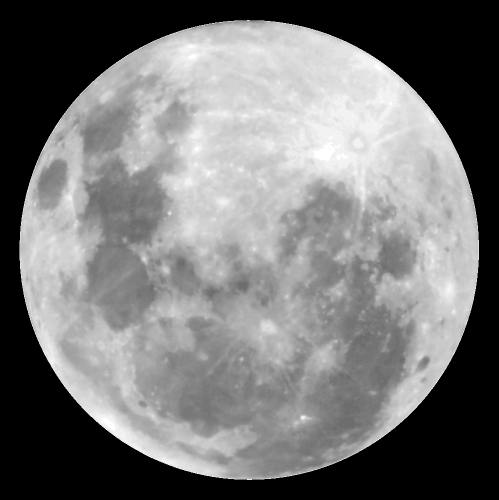
#> input picture WeeklyTasks/moon_PNG20.png, 997 x 1000 px (shown at 1/2 size)
$ python 'combined images.py'
#> lines starting #> are read from the running program, lines starting #| are printed output that depends on the picture
import cv2
import numpy as np


image = cv2.imread('moon_PNG20.png')
#> image is the input picture: shape (1000, 997, 3); min 0, max 255, mean 118.7


new_width, new_height = 400, 400
image_resized = cv2.resize(image, (new_width, new_height))
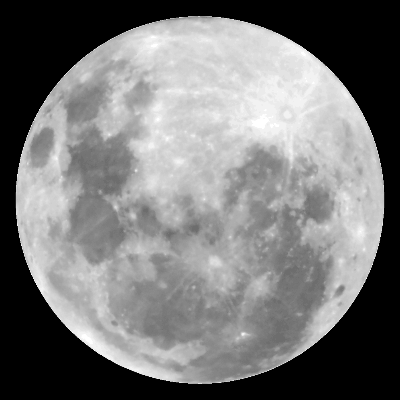
#> image_resized: shape (400, 400, 3); min 0, max 255, mean 118.7


inverted_image = 255 - image_resized
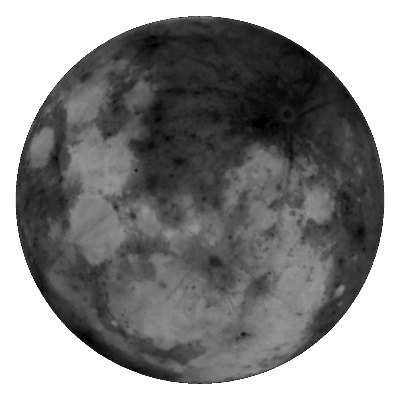
#> inverted_image: shape (400, 400, 3); min 0, max 255, mean 136.3


rotated_image = cv2.rotate(inverted_image, cv2.ROTATE_90_COUNTERCLOCKWISE)
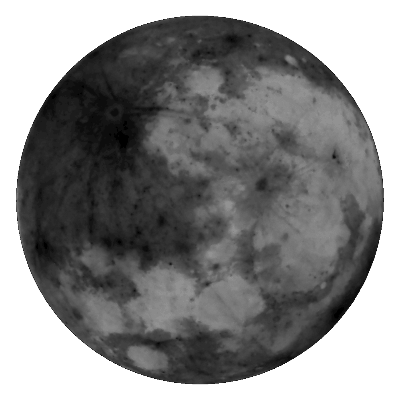
#> rotated_image: shape (400, 400, 3); min 0, max 255, mean 136.3


rotated_image_resized = cv2.resize(rotated_image, (new_width, new_height))


combined_image = np.hstack((image_resized, rotated_image_resized))
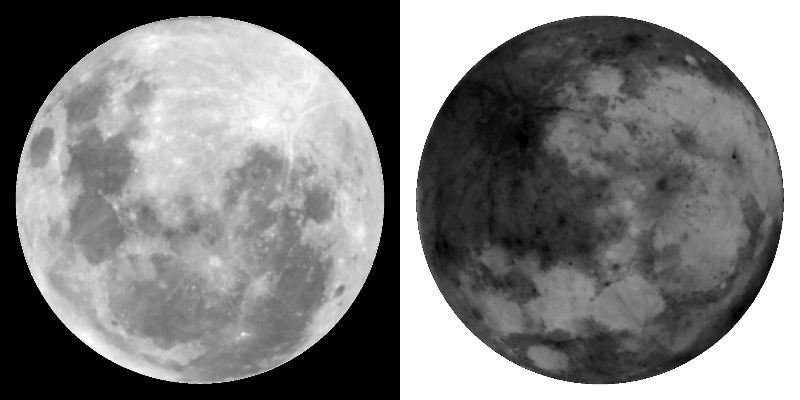
#> combined_image: shape (400, 800, 3); min 0, max 255, mean 127.5


cv2.imshow("Combined Image", combined_image)


cv2.waitKey(0)
cv2.destroyAllWindows()
